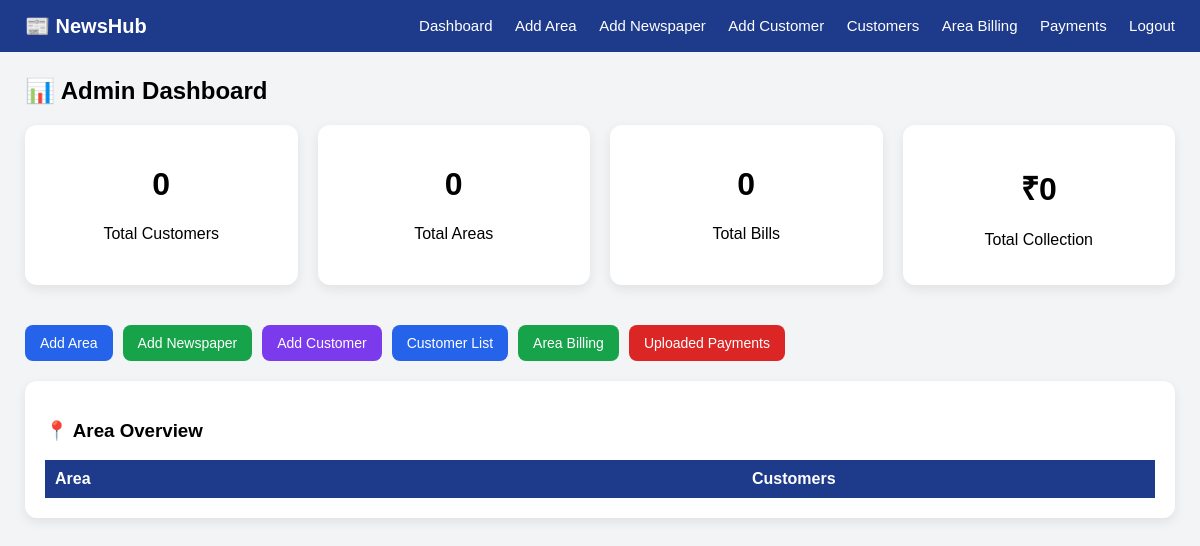
Page /dashboard/ (signed in) on the earlier database version.
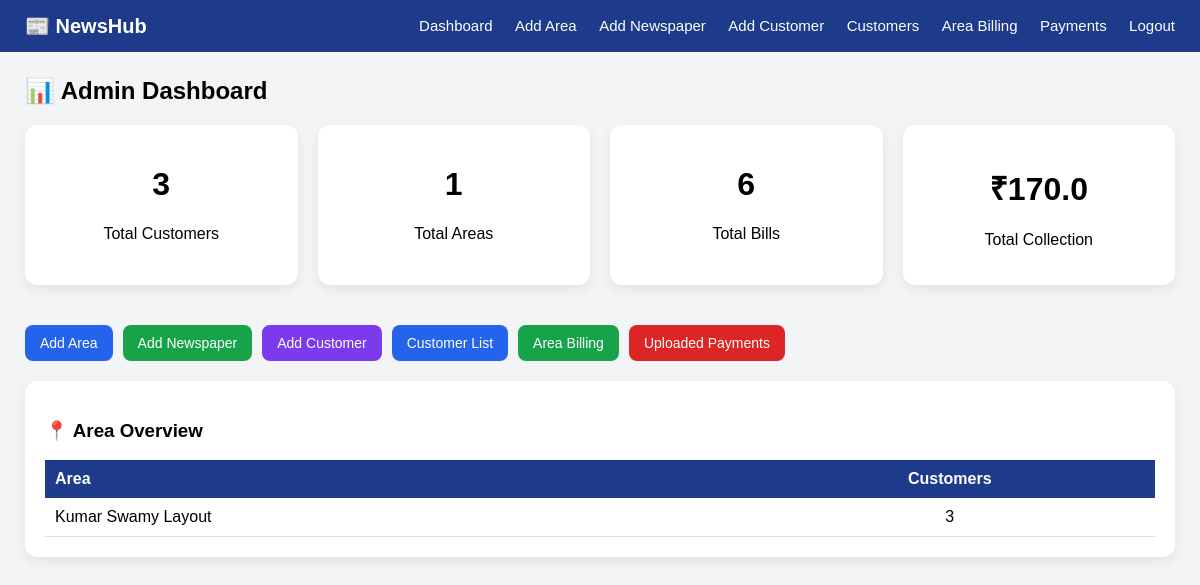
Same page on the later database version.
### core/models.py (models this page shows, shortened)
class Area(models.Model):
    name = models.CharField(max_length=100)

### core/views.py (the view)
# urls.py: path("dashboard/", views.admin_dashboard, name="admin_dashboard"),
@login_required(login_url='/')
def admin_dashboard(request):
    if not request.user.is_staff:
        return redirect('customer_dashboard')
    total_customers = Customer.objects.count()
    total_areas = Area.objects.count()
    total_bills = Bill.objects.count()
    pending_payments = Payment.objects.filter(status='Pending').count()
    total_collection = Payment.objects.filter(status='Verified').aggregate(
        Sum('amount')
    )['amount__sum'] or 0
    area_data = Customer.objects.values('area__name').annotate(
        count=Count('id')
    ).order_by('area__name')
    return render(request, 'core/admin_dashboard.html', {
        'total_customers': total_customers,
        'total_areas': total_areas,
        'total_bills': total_bills,
        'pending_payments': pending_payments,
        'total_collection': total_collection,
        'area_data': area_data,
    })

### core/templates/core/admin_dashboard.html
{% extends 'core/base.html' %}
{% block content %}
<h2>📊 Admin Dashboard</h2>
<div style="display:flex; gap:20px; flex-wrap:wrap; margin-bottom:20px;">
    <div class="card" style="flex:1; min-width:180px; text-align:center;">
        <h1>{{ total_customers }}</h1>
        <p>Total Customers</p>
    </div>
    <div class="card" style="flex:1; min-width:180px; text-align:center;">
        <h1>{{ total_areas }}</h1>
        <p>Total Areas</p>
    </div>
    <div class="card" style="flex:1; min-width:180px; text-align:center;">
        <h1>{{ total_bills }}</h1>
        <p>Total Bills</p>
    </div>
    <div class="card" style="flex:1; min-width:180px; text-align:center;">
        <h1>₹{{ total_collection }}</h1>
        <p>Total Collection</p>
    </div>
</div>
<div style="margin-bottom:20px; display:flex; flex-wrap:wrap; gap:10px;">
    <a href="{% url 'add_area' %}" class="btn btn-blue">Add Area</a>
    <a href="{% url 'add_newspaper' %}" class="btn btn-green">Add Newspaper</a>
    <a href="{% url 'add_customer' %}" class="btn btn-purple">Add Customer</a>
    <a href="{% url 'customer_list' %}" class="btn btn-blue">Customer List</a>
    <a href="{% url 'area_bill' %}" class="btn btn-green">Area Billing</a>
    <a href="{% url 'uploaded_payments' %}" class="btn btn-red">Uploaded Payments</a>
</div>
<div class="card">
    <h3>📍 Area Overview</h3>
    <table style="width:100%; border-collapse:collapse; margin-top:10px;">
        <tr style="background:#1e3a8a; color:white;">
            <th style="padding:10px; text-align:left;">Area</th>
            <th style="padding:10px;">Customers</th>
        </tr>
        {% for a in area_data %}
        <tr style="border-bottom:1px solid #ddd;">
            <td style="padding:10px;">{{ a.area__name }}</td>
            <td style="text-align:center;">{{ a.count }}</td>
        </tr>
        {% endfor %}
    </table>
</div>
{% endblock %}

Differences in the rows shown:
added Area: area__name "Kumar Swamy Layout", count "3"
Other differences:
{{ total_customers }}: "0" → "3"
{{ total_areas }}: "0" → "1"
{{ total_bills }}: "0" → "6"
{{ total_collection }}: "0" → "170.0"
